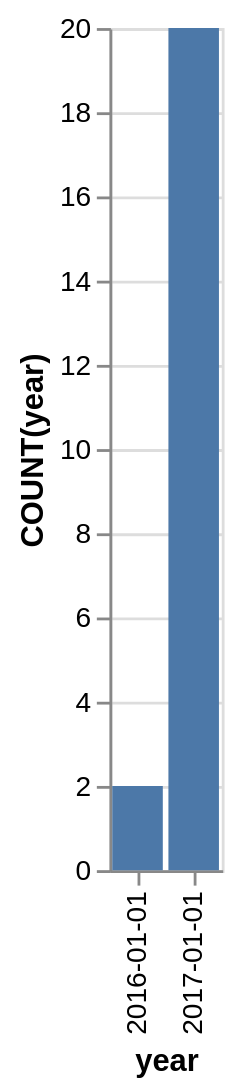

This figure's Vega-Lite source:
### Vega-Lite specification from a JSON file in a GitHub repository (floating-point values rounded to 4 significant figures)
{"data": {"values": [{"x_data": "2016-01-01", "y_data": 2}, {"x_data": "2017-01-01", "y_data": 20}]}, "mark": "bar", "encoding": {"x": {"field": "x_data", "type": "nominal", "title": "year", "sort": "ascending"}, "y": {"field": "y_data", "type": "quantitative", "title": "COUNT(year)"}}}
